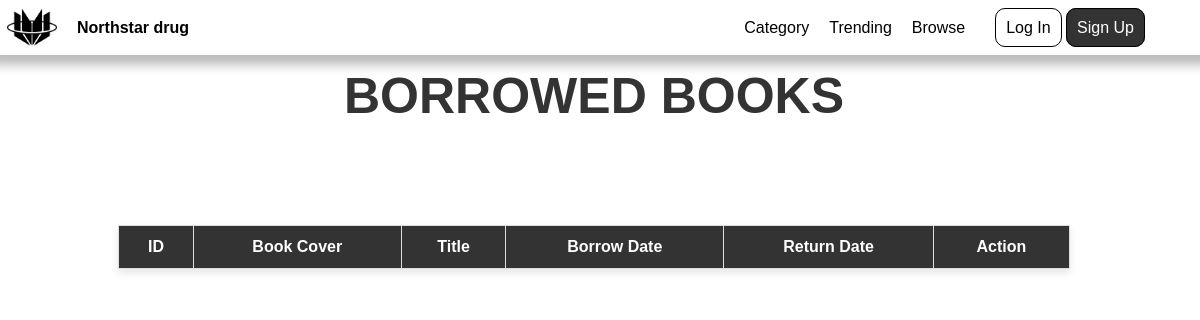
Before: /display_borrowed.php with the older database file.
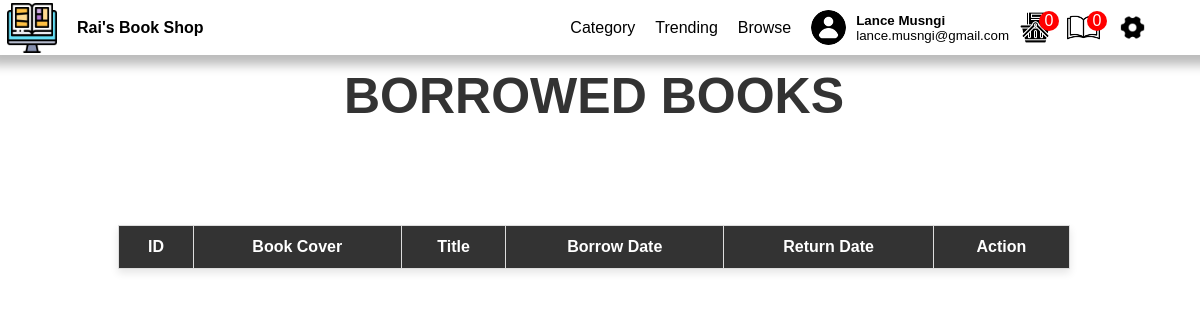
After: the same page with the newer database file.
### tables this page shows
CREATE TABLE `page` (
  `ItemID` int(11) NOT NULL,
  `Itemname` varchar(50) NOT NULL,
  `value` varchar(200) NOT NULL
);

CREATE TABLE `currentuser` (
  `UserId` int(11) NOT NULL,
  `FName` varchar(50) NOT NULL,
  `LName` varchar(50) NOT NULL,
  `username` varchar(200) NOT NULL,
  `email` varchar(50) NOT NULL,
  `address` varchar(200) DEFAULT NULL,
  `phone` varchar(15) DEFAULT NULL,
  `profile` varchar(200) NOT NULL
);

### query.php (called while the page is built, shortened)
<?php
$queryUser = mysqli_query($con, "SELECT * FROM currentuser WHERE UserID = 1");
$rowUser = mysqli_fetch_assoc($queryUser);
$username = $rowUser["username"];
$FName = $rowUser["FName"];
$LName = $rowUser["LName"];
if ($username != 0) {
    $on = mysqli_query($con, "SELECT * FROM users WHERE username = '$username'");
    $rowon = mysqli_fetch_assoc($on);
    $UserID = $rowon["UserID"];
    $query69 = mysqli_query($con, "SELECT COUNT(cart_id) AS count from cart WHERE customer_id = $UserID");
    $row69 = mysqli_fetch_assoc($query69);
    $cartcount = $row69["count"];
    $query70 = mysqli_query($con, "SELECT COUNT(id) AS count from borrow WHERE customer_name = '$FName $LName' and returned !=1");
    $row70 = mysqli_fetch_assoc($query70);
    $borrowcount = $row70["count"];
} else {
    $verification = '0';
    $block = '0';
}
$queryPage = mysqli_query($con, "SELECT * FROM page WHERE ItemID IN (1, 2, 3, 4, 5)");
while ($rowPage = mysqli_fetch_assoc($queryPage)) {
    if ($rowPage["ItemID"] == 1) {
        $logo = $rowPage["value"];
    } elseif ($rowPage["ItemID"] == 2) {
        $companyname = $rowPage["value"];
    } elseif ($rowPage["ItemID"] == 3) {
        $backgroundimg = $rowPage["value"];
    } elseif ($rowPage["ItemID"] == 4) {
        $backgroundcolor = $rowPage["value"];
    } elseif ($rowPage["ItemID"] == 5) {
        $color = $rowPage["value"];
    }
}
$querycompanyname = mysqli_query($con, "select * from page where ItemID = 2");
$rowcompanyname = mysqli_fetch_assoc($querycompanyname);
$companyname = $rowcompanyname["value"];

### header.php
<div class="navi">
    <header>
        <?php
        echo "<a href='Landingpage.php#home'><img src='$logo' width='50'></a>
            <div class='logoname'>
                <a href='Landingpage.php#home'>
                    <p><strong>$companyname</strong></p>
                </a>
            </div>";
        ?>
        <div class="header">
            <a href="Landingpage.php#Books">Category</a>
            <a href="Landingpage.php#Trending">Trending</a>
            <a href="Landingpage.php#Browse">Browse</a>
            <?php
            $query = mysqli_query($con, "select * from currentuser where UserID = '1'");
            $row = mysqli_fetch_assoc($query);
            $location = $row["profile"];
            $username = $row["username"];
            $FName = $row["FName"];
            $LName = $row["LName"];
            $email = $row["email"];
            if ($username == "0") {
                echo "<div class='out'>
                    <a class='loginb'>Log In</a>
                    <a class='signupb'>Sign Up</a>
                    </div>";
            } else {
                echo "<div class='profile'>
                    <img src='$location' width='40' height='40' id='currentuser'>
                    <div id='inout'>
                       <p class='name'>$FName $LName</p>
                        <p>$email</p>
                    </div>
                        <div class='carts'>
                        <a href='cart.php'><img src='Image/shopping-cart.png' width='33' id='currentuser'><div class='cartcount'>$cartcount</div></a>
                        <a href='display_borrowed.php'><img src='Image/book.png' width='33'><div class='cartcount'>$borrowcount</div></a>
                    </div>
                </div>
                <div>
                    <a  onclick='showSettingsPopup()'><img src='Image/setting.png' width='25' id='profile'></a>
                    </div>";
            }
            ?>
        </div>
    </header>
</div>

Changed rows visible on the page:
changed page (number 1 of 2 on the later page): value: a different picture
changed page: value "Northstar drug" → "Rai's Book Shop"
now on this page (row edited): currentuser: profile (picture), FName "Lance", LName "Musngi", email "lance.musngi@gmail.com"
changed currentuser: username "0" → "lance" (drawn)
Other visible differences:
$cartcount: (not shown) → "0"
$borrowcount: (not shown) → "0"
text no longer shown: "Log In Sign Up"
